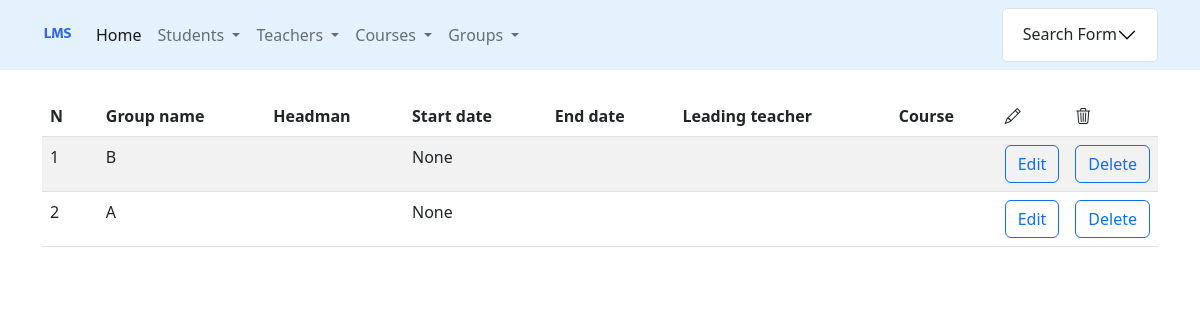
The app's page /groups/ with its own data.
### groups/models.py (models this page shows, shortened)
class Group(GroupModel):
    headman = models.OneToOneField(
        'students.Student',
        on_delete=models.SET_NULL,
        null=True,
        blank=True,
        related_name='headman_group'
    )
    headteacher = models.OneToOneField(
        'teachers.Teacher',
        on_delete=models.SET_NULL,
        null=True,
        blank=True,
        related_name='headteacher_group'
    )
    class Meta:
        verbose_name = 'group'
        verbose_name_plural = 'groups'
        db_table = 'groups'

### groups/views.py (the view)
# urls.py: path('', ListGroupView.as_view(), name='list'),                              # Read
class ListGroupView(ListView):
    model = Group
    template_name = 'groups/list.html'
    def get_queryset(self):
        groups_filter = GroupFilterForm(
            data=self.request.GET,
            queryset=self.model.objects.all()
        )
        return groups_filter

### groups/templates/groups/list.html (shortened to what this page needs)
{% extends 'base.html' %}
{% block content %}
    <br>
    {% with list_object=object_list.qs on_group=True%}
        {% include 'includes/groups_list_table.html' %}
    {% endwith %}
{% endblock %}

### templates/includes/groups_list_table.html
<table class="table table-striped">
    <thead>
        <tr>
            <th style="width: 5%">N</th>
            <th style="width: 15%">Group name</th>
            <th>Headman</th>
            <th>Start date</th>
            <th>End date</th>
            <th>Leading teacher</th>
            <th>Course</th>
            <th style="width: 5%"><i class="bi bi-pencil"></i></th>
            <th style="width: 5%"><i class="bi bi-trash3"></i></th>
        </tr>
    </thead>
      {% for group in object_list.qs %}
            <tr>
            <td>{{ forloop.counter }}</td>
            <td>{{ group.group_name }}</td>
            <td>{{ group.headman.first_name }} {{ group.headman.last_name }}</td>
            <td>{{ group.start_date }}</td>
            <td>{% if group.end_date %}{{ group.end_date }}{% endif %}</td>
            <td>{{ group.headteacher.first_name }} {{ group.headteacher.last_name }}</td>
            <td>{{ group.course_of_group }}</td>
            <td><a class="btn btn-outline-primary" href="{% url 'groups:update' group.pk %}">Edit</a></td>
            <td><a class="btn btn-outline-primary" href="{% url 'groups:delete' group.pk %}">Delete</a></td>
        </tr>
    {% endfor %}
          </table>

### records on screen
Group: group_name "B", start_date "None"
Group: group_name "A", start_date "None"
